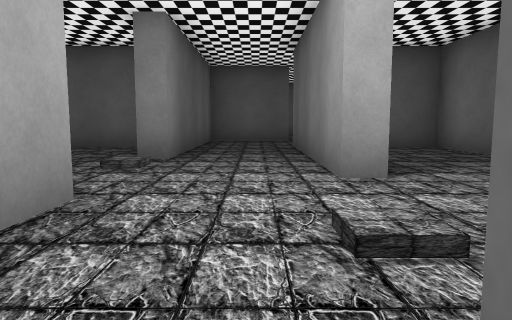
[1] (above)

24 first-person views from a walk through a Unity game level. The camera is 1.2 m above the floor, tilts 6° down and sees 70° across. The floor is counted in squares, 2 m on a side. Each view is taken from the middle of a square. On the plan, view 1 faces up. The plan holds only what a view shows up to about 10 squares ahead; the rest is blank. The player is left out. Some animated figures are not drawn. Some surface patterns are stand-ins.

[2]
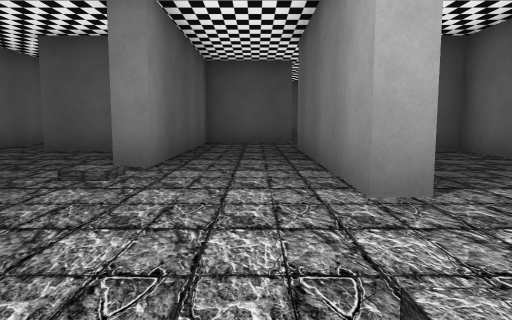

[3]
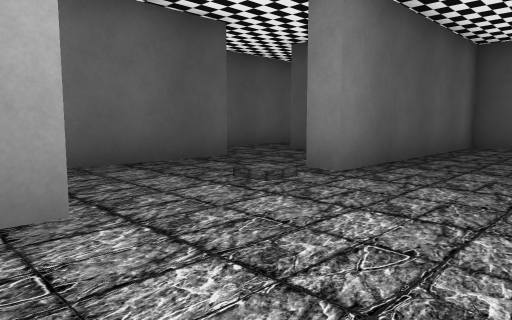

[4]
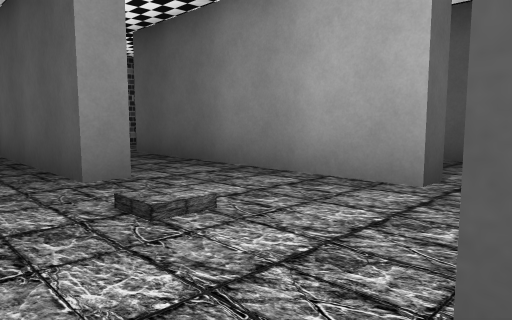

[5]
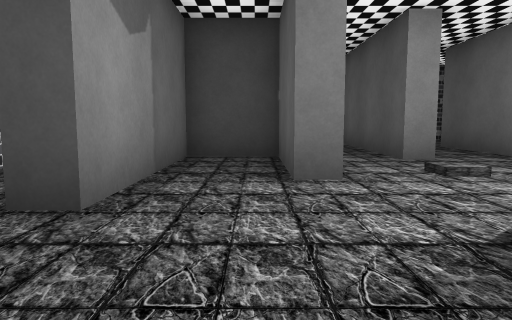

[6]
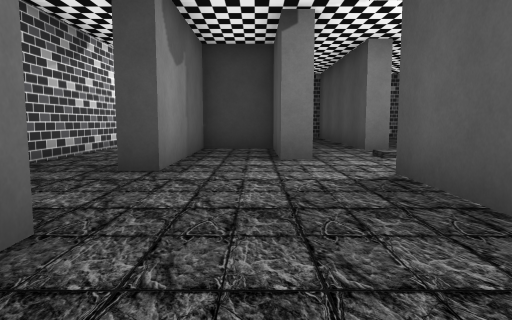

[7]
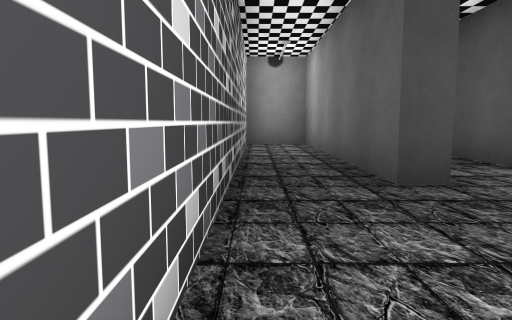

[8]
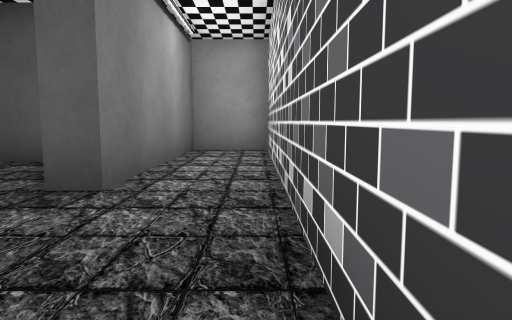

[9]
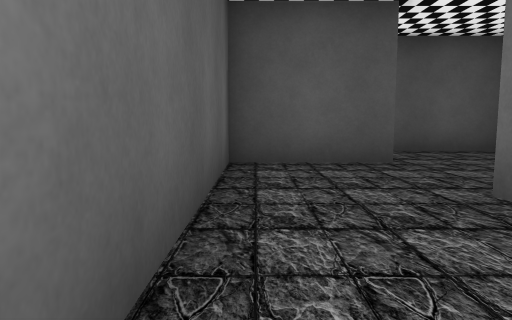

[10]
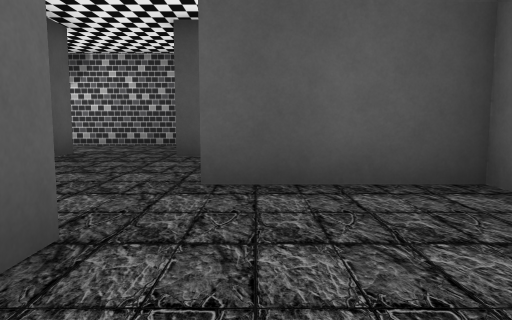

[11]
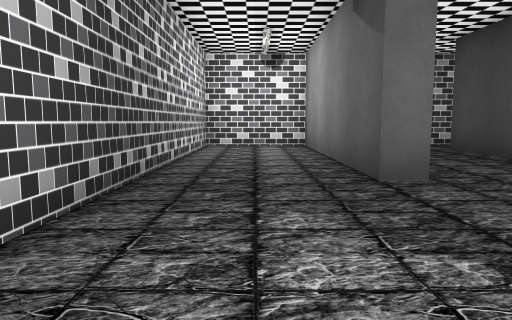

[12]
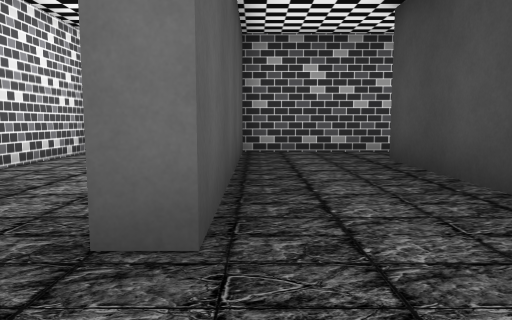

[13]
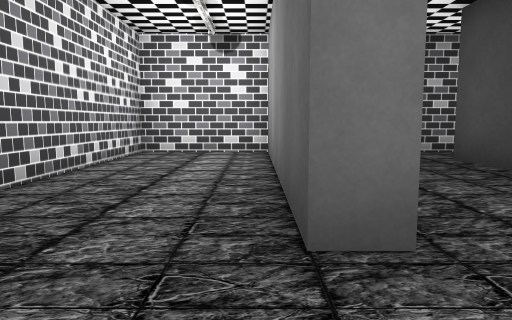

[14]
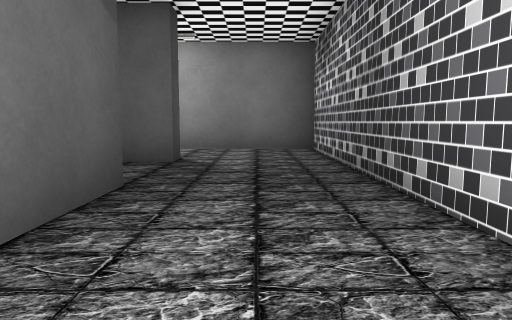

[15]
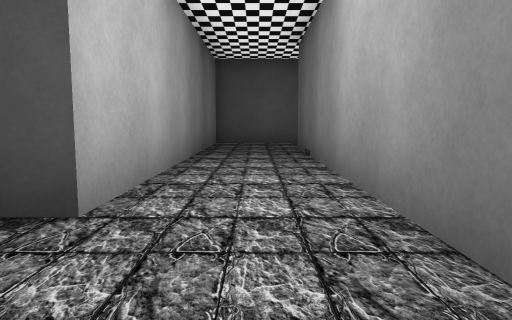

[16]
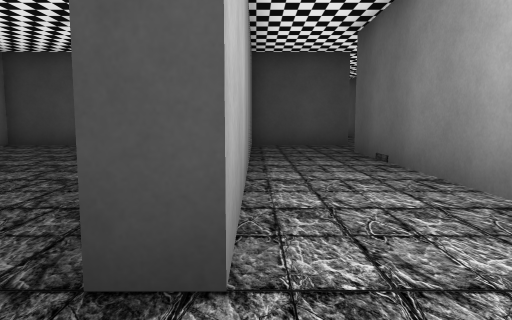

[17]
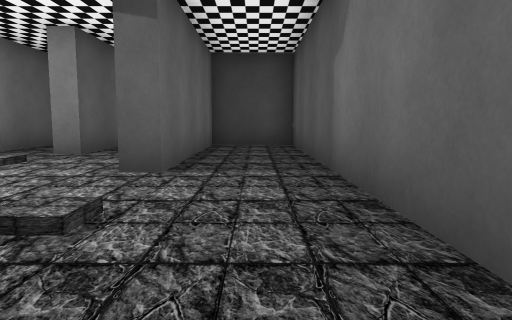

[18]
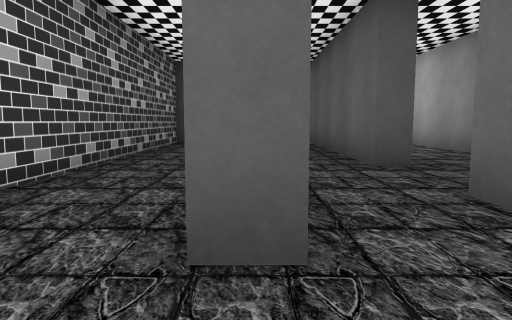

[19]
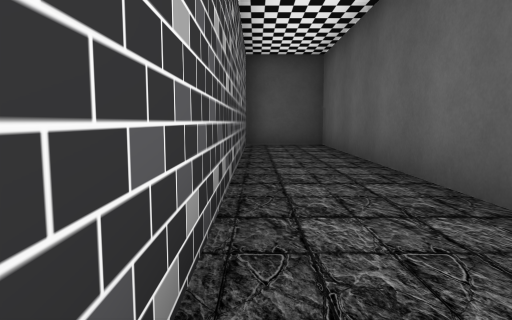

[20]
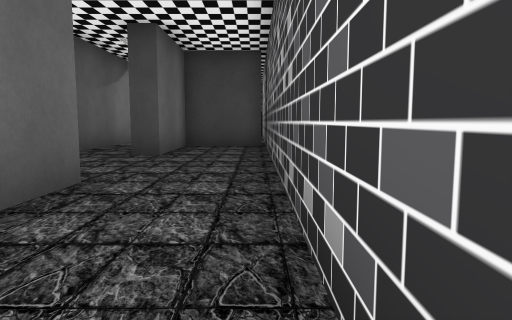

[21]
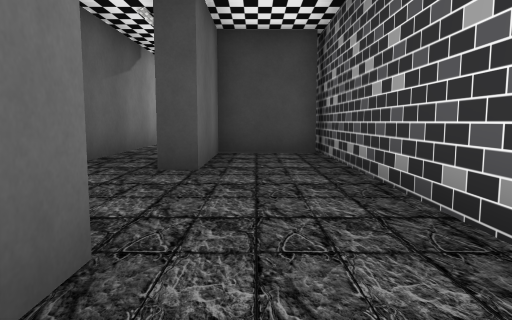

[22]
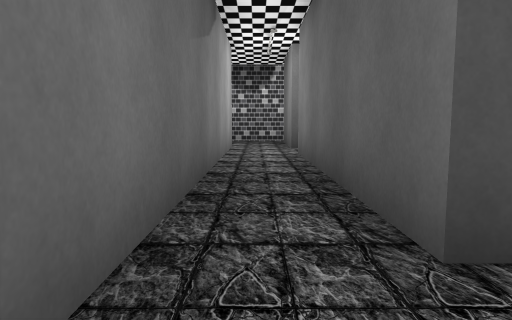

[23]
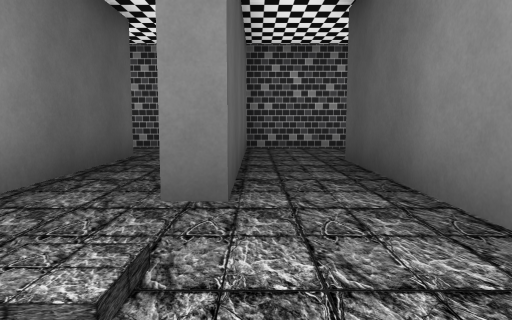

[24]
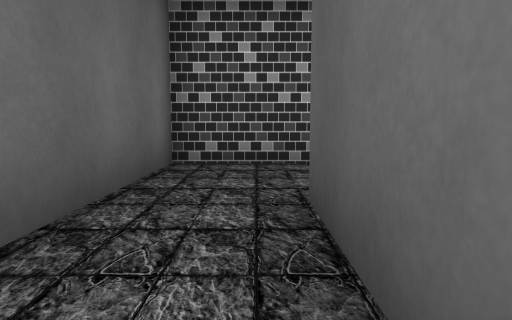

### Floor plan
Ten units are one square. View 1 is at (0, 0); x grows to the right and y downward. Boxes are objects, and circles mark ways between rooms. Rooms are numbered by the first view taken in them; rooms with no view inside come last. Other rooms are left out.
<svg viewBox="-88 -198 155 255">
<path fill="none" stroke="#000" d="M10 -119 10 -113 -14 -113 -14 -58 -20 -58M24 -89 42 -89M19 -139 48 -139M-44 -89 -19 -89 -19 -168 -14 -168 -14 -160M42 -130 42 -134 14 -134M-39 -62 -39 22 -19 22 -19 -28 -14 -28 -14 28M9 -38 9 -90M62 -130 62 -163 6 -163 6 -168 62 -168 62 -193 -39 -193 -39 -107 -44 -107M-28 52 2 52 2 -3 7 -3M14 -58 14 -38 9 -38M47 -61 42 -61 42 -84 21 -84M20 -23 26 -23 26 2 42 2 42 -36M42 -36 47 -36 47 27 62 27 62 -107 47 -107 47 -61M-26 -84 -44 -84M-58 -75 -63 -75 -63 -163 -83 -163 -83 -9M-82 -21 -63 -21 -63 -45 -58 -45 -58 9M-44 25 -44 -52"/>
<circle cx="10" cy="-30" r="3" fill="#2a7"/>
<circle cx="-30" cy="-60" r="3" fill="#2a7"/>
<circle cx="50" cy="-45" r="3" fill="#2a7"/>
<circle cx="-40" cy="-75" r="3" fill="#2a7"/>
<text x="0" y="-100">1</text>
<text x="30" y="-50">2</text>
<text x="60" y="-40">3</text>
<text x="-40" y="-80">4</text>
<text x="-70" y="-70">5</text>
</svg>
Room 1 opens to room 2. Room 1 opens to room 4. Room 2 opens to room 3. Room 4 opens to room 5.

Where each view was taken, in squares from view 1:
view 1: 0 up, 0 right, facing up
view 2: 1 up, 0 right, facing up
view 3: 2 up, 1 right, facing up-left
view 4: 4 up, 2 right, facing down-left
view 5: 6 up, 3 right, facing down
view 6: 8 up, 3 right, facing down
view 7: 7 up, 6 right, facing down
view 8: 3 up, 6 right, facing up
view 9: 6 up, 1 left, facing up
view 10: 10 up, 2 right, facing up
view 11: 18 up, 3 left, facing right
view 12: 16 up, 1 left, facing right
view 13: 17 up, 1 left, facing right
view 14: 18 up, 4 right, facing left
view 15: 19 up, 3 left, facing down
view 16: 18 up, 2 left, facing down
view 17: 7 up, 3 left, facing down
view 18: 6 up, 6 left, facing up
view 19: 7 up, 8 left, facing up
view 20: 11 up, 8 left, facing down
view 21: 9 up, 7 left, facing down
view 22: 6 up, 5 left, facing down
view 23: 3 up, 0 right, facing down
view 24: 0 up, 1 left, facing down
